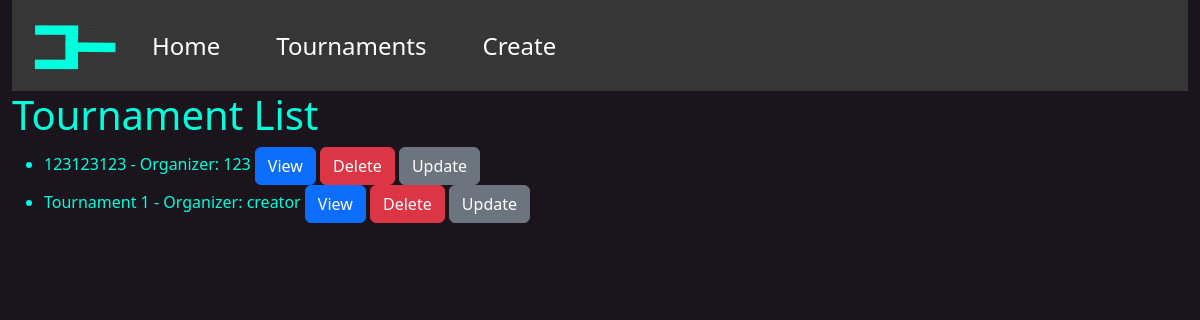
/tournaments/, run on an earlier commit of the app's database.
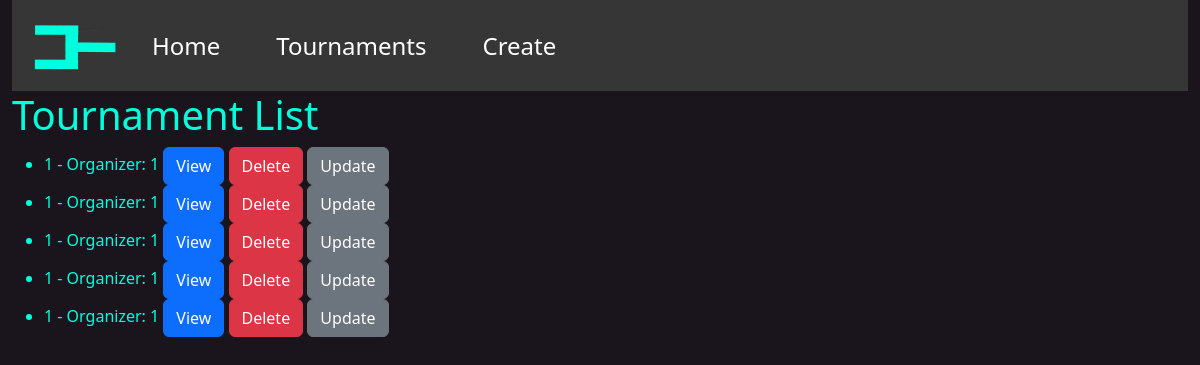
And on a later commit of the database.
### bracket_app/models.py (models this page shows, shortened)
class Tournament(models.Model):
    creator = models.CharField("Creator", max_length=200)
    title = models.CharField("Title", max_length=200)
    players = models.TextField(null=True)
    is_active = models.BooleanField(default=False)
    def get_absolute_url(self):
        return reverse("tournament-detail", args=[str(self.id)])

### bracket_app/views.py (the view)
# urls.py: path('tournaments/', views.TournamentListView.as_view(), name='tournaments'),
class TournamentListView(generic.ListView):
    model = Tournament

### bracket_app/templates/bracket_app/tournament_list.html
{% extends 'bracket_app/base_template.html' %}
{% block content %}
<h1>Tournament List</h1>
{% if tournament_list %}
<ul>
   {% for tournament in tournament_list %}
   <li>
      {{ tournament.title }} - Organizer: {{ tournament.creator }}
      <a class="btn btn-primary" href="{{ tournament.get_absolute_url }}" role="button">View</a>
      <a class="btn btn-danger" href="{% url 'tournament-delete' pk=tournament.id %}" role="button">Delete</a>
      <a class="btn btn-secondary" href="{% url 'tournament-update' pk=tournament.id %}" role="button">Update</a>
   </li>
   {% endfor %}
</ul>
{% else %}
<p>There are no tournaments.</p>
{% endif %}
{% endblock %}

### bracket_app/templates/bracket_app/base_template.html (shortened to what this page needs)
{% load static %}
<!DOCTYPE html>
<html lang="en">
   <head>
      <link href="https://cdn.jsdelivr.net/npm/bootstrap@5.3.1/dist/css/bootstrap.min.css" rel="stylesheet" />
   </head>
   <body style="background-color: #1a141c; color: #00ffdd;">
      <div class="container-fluid">
         <nav class="navbar navbar-expand-lg" style="background-color: #353635; color: white !important">
            <div class="container-fluid">
               <img src="{% static 'images/logo.png' %}" width="100" height="75">
               <div class="collapse navbar-collapse" id="navbarNav">
                  <ul class="navbar-nav">
                     <li class="nav-item">
                        <a class="nav-link active" style="color: white;" aria-current="page" href="{% url 'index' %}">Home</a>
                     </li>
                     <li class="nav-item">
                        <a class="nav-link active" style="color: white;" aria-current="page" href="{% url 'index' %}tournaments">Tournaments</a>
                     </li>
                     <li class="nav-item">
                        <a class="nav-link active" style="color: white;" aria-current="page" href="{% url 'index' %}tournaments/create">Create</a>
                     </li>
                  </ul>
               </div>
            </div>
         </nav>
         {% block content %}
         {% endblock %}
      </div>
   </body>
</html>

### bracket_app/templates/bracket_app/base_template.html (style rules this page uses)
.navbar-nav .nav-item a { margin-left: 20px; margin-right: 20px; font-size: 24px; color: white; }

What changed in the data, as far as the page shows it:
removed Tournament: title "123123123", creator "123"
removed Tournament: title "Tournament 1", creator "creator"
added Tournament: title "1", creator "1"
added Tournament: title "1", creator "1"
added Tournament: title "1", creator "1"
added Tournament: title "1", creator "1"
added Tournament: title "1", creator "1"
